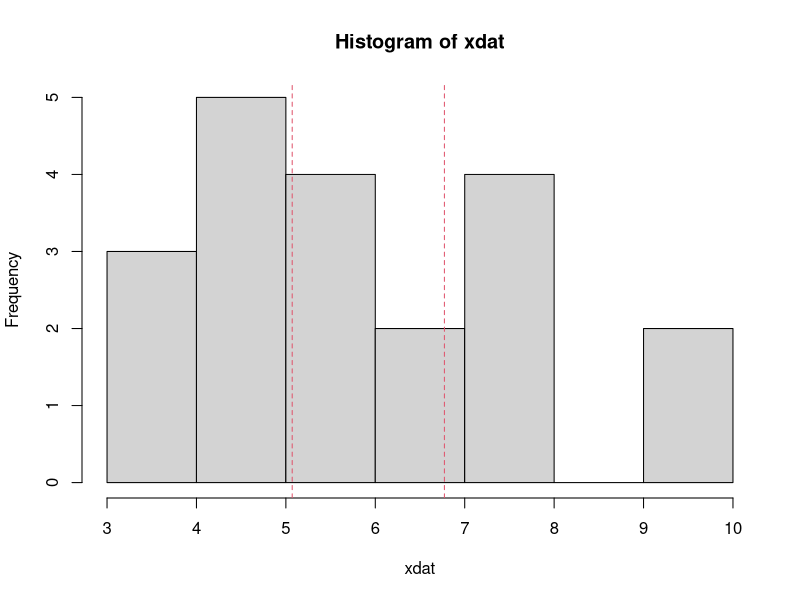
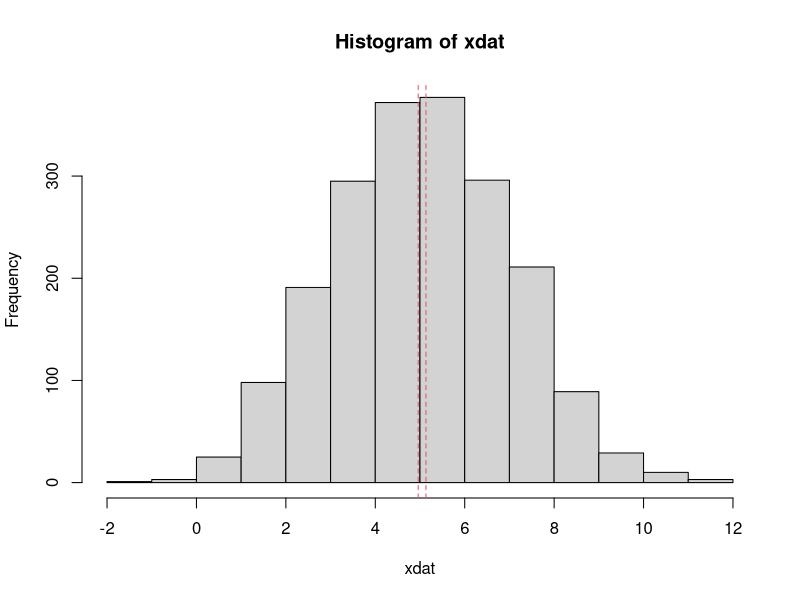

These charts were generated, in order, by the following R code: (Note: this script raises an error after producing the figures.)

########################
#6.gyak
########################


###########
#konfidencia intervallum
###########

a <- 5
sig <- 2
n <- 20
xdat=rnorm(n,a,sig)
error <- qt(0.975,n-1)*sd(xdat)/sqrt(n)
left <- mean(xdat)-error
right <- mean(xdat)+error
hist(xdat)
abline(v=left,col=2,lty=2)
abline(v=right,col=2,lty=2)


a <- 5
sig <- 2
n <- 2000
xdat=rnorm(n,a,sig)
error <- qt(0.975,n-1)*sd(xdat)/sqrt(n)
left <- mean(xdat)-error
right <- mean(xdat)+error
hist(xdat)
abline(v=left,col=2,lty=2)
abline(v=right,col=2,lty=2)

#ellenorizzuk a lefedesi vszget

talal=0
m=1000
for (i in 1:m){
  a <- 5
  sig <- 2
  n <- 20
  xdat=rnorm(n,a,sig)
  error <- qt(0.975,n-1)*sd(xdat)/sqrt(n)
  left <- mean(xdat)-error
  right <- mean(xdat)+error
  if (left<a && a<right) talal=talal+1
}
talal

talal=0
m=1000
for (i in 1:m) {
  a <- 5
  sig <- 2
  n <- 2000
  xdat=rnorm(n,a,sig)
  error <- qt(0.975,n-1)*sd(xdat)/sqrt(n)
  left <- mean(xdat)-error
  right <- mean(xdat)+error
  if (left<a && a<right) talal=talal+1
}
talal

#mi van, ha nem normalis az elo

talal=0
alul=0
m=1000
for (i in 1:m) {
  a <- 5
  sig <- 2
  n <- 20
  xdat=rexp(n,1/a)
  error <- qt(0.975,n-1)*sd(xdat)/sqrt(n)
  left <- mean(xdat)-error
  right <- mean(xdat)+error
  if (left<a && a<right) talal=talal+1
  if (a<left) alul=alul+1
}
talal
alul

###
#pontos
###

talal=0
alul=0
felul=0
m=1000
for (i in 1:m) {
  a <- 5
  #sig <- 2
  n <- 20
  xdat=rexp(n,a)
  #error <- qt(0.975,n-1)*sd(xdat)/sqrt(n)
  left <- qgamma(0.025,n)/sum(xdat)
  right <- qgamma(0.975,n)/sum(xdat)
  if (left<a && a<right) talal=talal+1
  if (a<left) alul=alul+1
  if (a>right) felul=felul+1
}
talal
alul
felul



talal=0
m=1000
elt=matrix(0,m,2)
for (i in 1:m) {
  a <- 5
  sig <- 2
  n <- 2000
  xdat=rexp(n,1/a)
  error <- qt(0.975,n-1)*sd(xdat)/sqrt(n)
  left <- mean(xdat)-error
  right <- mean(xdat)+error
  if (left<a && a<right) talal=talal+1
  right2 <- 1/(qgamma(0.025,n)/sum(xdat))
  left2 <- 1/(qgamma(0.975,n)/sum(xdat))
  elt[i,1]=left-left2
  elt[i,2]=right-right2
}
talal
#n=20-ra van elteres
#vajon melyik a jobb? A rovidebb a jobb

#sajat adataink

########
#konf.int
#######
dat<-read.table("diak_18a.csv",sep=";",header=T)
n=dim(dat)[1]
xdat=dat[,1]
##testmagasság
error <- qt(0.975,n-1)*sd(xdat)/sqrt(n)
left <- mean(xdat)-error
right <- mean(xdat)+error

left 
right
error
sd(xdat)

##súly
xdat=dat[,2]
error <- qt(0.975,n-1)*sd(xdat)/sqrt(n)
left <- mean(xdat)-error
right <- mean(xdat)+error

left 
right
error

##cipõméret
xdat=dat[,3]
error <- qt(0.975,n-1)*sd(xdat)/sqrt(n)
left <- mean(xdat)-error
right <- mean(xdat)+error

left 
right
error

##tanulási idõ
xdat=dat[,5]
typeof(xdat)
xdat

error <- qt(0.975,n-1)*sd(xdat)/sqrt(n)
left <- mean(xdat)-error
right <- mean(xdat)+error

left 
right
error

##utazási idõ
xdat=dat[,6]
error <- qt(0.975,n-1)*sd(xdat)/sqrt(n)
left <- mean(xdat)-error
right <- mean(xdat)+error

left 
right
error

##valszám jegy
xdat=dat[,7]
error <- qt(0.975,n-1)*sd(xdat)/sqrt(n)
left <- mean(xdat)-error
right <- mean(xdat)+error

left 
right
error
